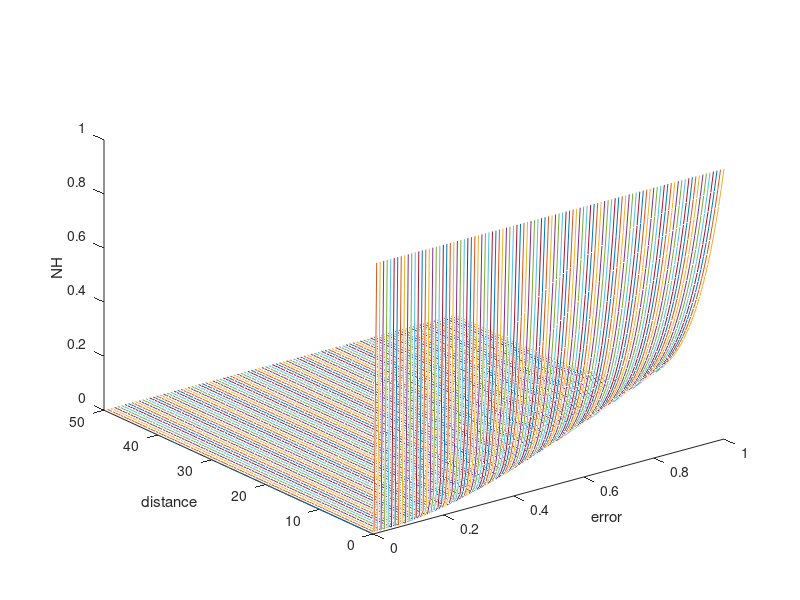

Reproduce this figure in MATLAB.
function plot_nh()
    som_size = [5, 5];

    [model_errors, squared_dists_from_bmu] = ...
            meshgrid(0:0.01:1, 0:0.5:dot(som_size, som_size));
    
    plot3(model_errors, squared_dists_from_bmu, ...
        gauss_nh(model_errors, squared_dists_from_bmu), '-')
    
    xlabel('error');
    ylabel('distance');
    zlabel('NH');
    
function nh = gauss_nh(err, sq_dist_from_bmu)
    nh_const = 2.5;
    nh = exp(-sq_dist_from_bmu ./ ((nh_const .* err).^2));